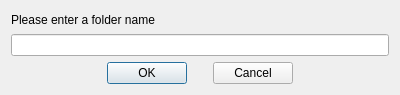
<?xml version="1.0" encoding="UTF-8"?>
<ui version="4.0">
 <class>NewFolderDialog</class>
 <widget class="QDialog" name="NewFolderDialog">
  <property name="geometry">
   <rect>
    <x>0</x>
    <y>0</y>
    <width>400</width>
    <height>95</height>
   </rect>
  </property>
  <property name="windowTitle">
   <string>New Folder</string>
  </property>
  <layout class="QVBoxLayout" name="verticalLayout">
   <item>
    <widget class="QLabel" name="label">
     <property name="text">
      <string>Please enter a folder name</string>
     </property>
    </widget>
   </item>
   <item>
    <widget class="QLineEdit" name="name"/>
   </item>
   <item>
    <layout class="QHBoxLayout" name="horizontalLayout">
     <item>
      <spacer name="horizontalSpacer">
       <property name="orientation">
        <enum>Qt::Horizontal</enum>
       </property>
       <property name="sizeHint" stdset="0">
        <size>
         <width>40</width>
         <height>20</height>
        </size>
       </property>
      </spacer>
     </item>
     <item>
      <widget class="QPushButton" name="ok">
       <property name="text">
        <string>OK</string>
       </property>
      </widget>
     </item>
     <item>
      <spacer name="horizontalSpacer_3">
       <property name="orientation">
        <enum>Qt::Horizontal</enum>
       </property>
       <property name="sizeType">
        <enum>QSizePolicy::Fixed</enum>
       </property>
       <property name="sizeHint" stdset="0">
        <size>
         <width>20</width>
         <height>20</height>
        </size>
       </property>
      </spacer>
     </item>
     <item>
      <widget class="QPushButton" name="cancel">
       <property name="text">
        <string>Cancel</string>
       </property>
      </widget>
     </item>
     <item>
      <spacer name="horizontalSpacer_2">
       <property name="orientation">
        <enum>Qt::Horizontal</enum>
       </property>
       <property name="sizeHint" stdset="0">
        <size>
         <width>40</width>
         <height>20</height>
        </size>
       </property>
      </spacer>
     </item>
    </layout>
   </item>
  </layout>
 </widget>
 <resources/>
 <connections/>
</ui>
